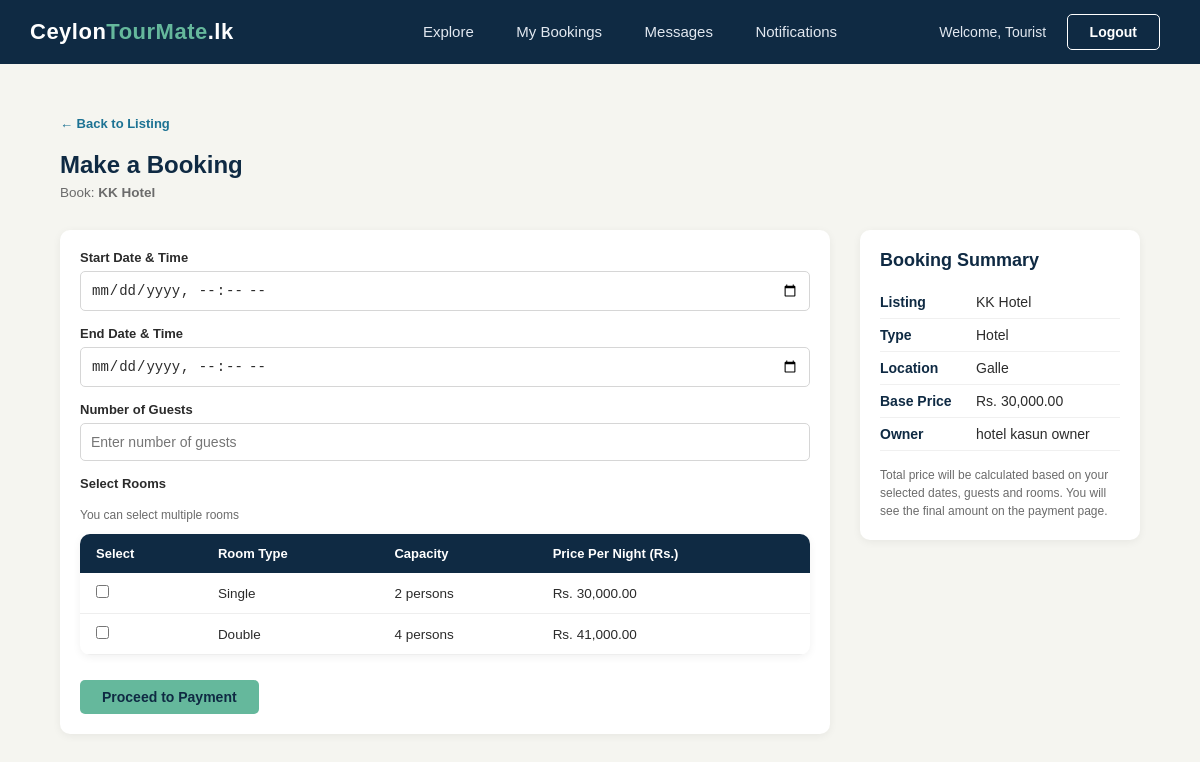
The page /makebooking.php?listing_id=15 (signed in) on the database its author committed.
### tables this page shows
CREATE TABLE `listings` (
  `id` int(11) NOT NULL,
  `user_id` int(11) DEFAULT NULL,
  `title` varchar(255) DEFAULT NULL,
  `description` text DEFAULT NULL,
  `location` varchar(255) DEFAULT NULL,
  `city` varchar(100) DEFAULT NULL,
  `price` decimal(10,2) DEFAULT NULL,
  `status` enum('pending','approved','rejected') DEFAULT 'pending',
  `type` enum('tour_guide','shop','hotel','experience') DEFAULT NULL,
  `created_at` timestamp NOT NULL DEFAULT current_timestamp(),
  `is_deleted` tinyint(1) NOT NULL DEFAULT 0
);

CREATE TABLE `rooms` (
  `id` int(11) NOT NULL,
  `hotel_listing_id` int(11) DEFAULT NULL,
  `description` text DEFAULT NULL,
  `room_type` enum('single','double','suite','family') DEFAULT NULL,
  `price_per_night` decimal(10,2) DEFAULT NULL,
  `capacity` int(11) DEFAULT NULL,
  `is_available` tinyint(4) DEFAULT 1
);

CREATE TABLE `users` (
  `id` int(11) NOT NULL,
  `firstname` varchar(50) DEFAULT NULL,
  `lastname` varchar(50) DEFAULT NULL,
  `username` varchar(50) DEFAULT NULL,
  `email` varchar(100) DEFAULT NULL,
  `password` varchar(255) DEFAULT NULL,
  `phone` varchar(15) DEFAULT NULL,
  `profile_pic` varchar(255) DEFAULT 'default.png',
  `role` enum('tourist','tour_guide','shop_owner','hotel_owner','experience_provider','admin') DEFAULT NULL,
  `is_suspended` tinyint(4) DEFAULT 0,
  `is_approved` tinyint(4) DEFAULT 0,
  `security_question` varchar(255) DEFAULT NULL,
  `security_answer` varchar(255) DEFAULT NULL,
  `created_at` timestamp NOT NULL DEFAULT current_timestamp()
);

### Classes/Room.php (called while the page is built, shortened)
<?php
class Room {
    public static function getRoomsByHotelListing($hotelListingId, $onlyAvailable = false) {
        $conn = DBconnection::getInstance()->getConnection();
        if ($onlyAvailable) {
            $sql = "SELECT * FROM rooms WHERE hotel_listing_id = ? AND is_available = 1
                    ORDER BY room_type ASC";
        } else {
            $sql = "SELECT * FROM rooms WHERE hotel_listing_id = ?
                    ORDER BY room_type ASC";
        }
        $stmt = $conn->prepare($sql);
        $stmt->bind_param("i", $hotelListingId);
        $stmt->execute();
        $result = $stmt->get_result();
        $rooms = [];
        while ($row = $result->fetch_assoc()) {
            $rooms[] = $row;
        }
        return $rooms;
    }
}
?>

### makebooking.php (the view, shortened to what this page needs)
<?php
require_once 'Classes/Room.php';
$listingId = $_GET['listing_id'];
$conn      = DBconnection::getInstance()->getConnection();
$sql  = "SELECT l.*, u.firstname, u.lastname
          FROM listings l
          JOIN users u ON l.user_id = u.id
          WHERE l.id = ? AND l.status = 'approved'";
$stmt = $conn->prepare($sql);
$stmt->bind_param("i", $listingId);
$stmt->execute();
$listing = $stmt->get_result()->fetch_assoc();
$rooms = [];
if ($listing['type'] == 'hotel') {
    $hotelSql  = "SELECT hl.id FROM hotel_listings hl WHERE hl.listing_id = ?";
    $hotelStmt = $conn->prepare($hotelSql);
    $hotelStmt->bind_param("i", $listingId);
    $hotelStmt->execute();
    $hotelResult = $hotelStmt->get_result()->fetch_assoc();
    if ($hotelResult) {
        $rooms = Room::getRoomsByHotelListing($hotelResult['id'], true);
    }
}
?>
<!DOCTYPE html>
<html lang="en">
<head>
    <link rel="stylesheet" type="text/css" href="style.css">
</head>
<body>
<div class="navbar">
    <table>
        <tr>
            <td class="logo-cell">
                <a href="index.php"><span class="logo-text">Ceylon<span>TourMate</span>.lk</span></a>
            </td>
            <td class="nav-links-cell">
                <a href="explore.php" class="nav-link">Explore</a>
                <a href="mybookings.php" class="nav-link">My Bookings</a>
                <a href="touristmessages.php" class="nav-link">Messages</a>
                <a href="touristnotifications.php" class="nav-link">Notifications</a>
            </td>
            <td class="nav-buttons-cell">
                <span class="admin-welcome">Welcome, Tourist</span>
                <a href="logout.php"><button class="btn btn-login">Logout</button></a>
            </td>
        </tr>
    </table>
</div>
<div class="admin-section">
    <a href="listingdetail.php?id=<?php echo $listing['id']; ?>" class="back-link">&larr; Back to Listing</a>
    <h2 class="admin-page-title">Make a Booking</h2>
<p class="admin-page-subtitle">Book: <strong><?php echo $listing['title']; ?></strong></p>
    <div class="listing-detail-layout">
        <div class="listing-detail-main">
            <div class="listing-detail-section">
                <form name="makebookingform" method="post" action="makebookingbackend.php" onsubmit="return validateMakeBooking();">
                    <label>Start Date & Time</label>
                    <input type="datetime-local" name="start_datetime" id="start_datetime">
                    <label>End Date & Time</label>
                    <input type="datetime-local" name="end_datetime" id="end_datetime">
                    <label>Number of Guests</label>
                    <input type="number" name="guest_count" id="guest_count" placeholder="Enter number of guests" min="1">
                    <?php if($listing['type'] == 'hotel') { ?>
					<div id="room-selection-div">
						<label>Select Rooms</label>
						<p class="form-note" style="margin-bottom:10px;">You can select multiple rooms</p>
						<table class="admin-table" style="margin-bottom:15px;">
							<tr>
								<th>Select</th>
								<th>Room Type</th>
								<th>Capacity</th>
								<th>Price Per Night (Rs.)</th>
							</tr>
							<?php if(empty($rooms)) { ?>
								<tr>
									<td colspan="4" class="table-empty">No available rooms</td>
								</tr>
							<?php } else { ?>
								<?php foreach($rooms as $room) { ?>
								<tr>
									<td><input type="checkbox" name="room_ids[]" value="<?php echo $room['id']; ?>"></td>
									<td><?php echo ucfirst($room['room_type']); ?></td>
									<td><?php echo $room['capacity']; ?> persons</td>
									<td>Rs. <?php echo number_format($room['price_per_night'], 2); ?></td>
								</tr>
								<?php } ?>
							<?php } ?>
						</table>
					</div>
					<?php } ?>
                    <button type="submit" class="btn btn-primary" style="margin-top:10px;">Proceed to Payment</button>
                </form>
            </div>
        </div>
        <div class="listing-detail-sidebar">
            <div class="sidebar-card">
                <h3 class="admin-subsection-title">Booking Summary</h3>
                <table class="detail-table">
				<tr>
					<td>Listing</td>
					<td><?php echo $listing['title']; ?></td>
				</tr>
				<tr>
					<td>Type</td>
					<td><?php echo ucfirst(str_replace('_', ' ', $listing['type'])); ?></td>
				</tr>
				<tr>
					<td>Location</td>
					<td><?php echo $listing['city']; ?></td>
				</tr>
				<tr>
					<td>Base Price</td>
					<td>Rs. <?php echo number_format($listing['price'], 2); ?></td>
				</tr>
				<tr>
					<td>Owner</td>
					<td><?php echo $listing['firstname'] . ' ' . $listing['lastname']; ?></td>
				</tr>
			</table>
                <p class="form-note" style="margin-top:15px;">
                    Total price will be calculated based on your selected dates, guests and rooms. You will see the final amount on the payment page.
                </p>
            </div>
        </div>
    </div>
</div>
</body>
</html>

### style.css (style rules this page uses)
* { margin: 0; padding: 0; box-sizing: border-box; }
body { font-family: Arial, Helvetica, sans-serif; background-color: #f5f5f0; color: #2b2b2b; }
a { text-decoration: none; color: inherit; }
.navbar { background-color: #0f2a43; width: 100%; }
.navbar table { width: 100%; border-collapse: collapse; }
.navbar td { padding: 14px 30px; vertical-align: middle; }
.logo-cell { width: 30%; }
.logo-text { color: #ffffff; font-size: 22px; font-weight: bold; letter-spacing: 0.5px; }
.logo-text span { color: #65b89c; }
.nav-links-cell { width: 45%; text-align: center; }
.nav-links-cell a { color: #e2e8f0; font-size: 15px; margin: 0 15px; padding: 6px 4px; }
.nav-buttons-cell { width: 30%; text-align: right; }
.btn { display: inline-block; padding: 9px 22px; border-radius: 5px; font-size: 14px; font-weight: bold; cursor: pointer; border: none; }
.btn-login { background-color: transparent; color: #ffffff; border: 1px solid #ffffff; margin-right: 10px; }
.btn-primary { background-color: #65b89c; color: #0f2a43; margin-right: 12px; }
.admin-welcome { color: #e2e8f0; font-size: 14px; margin-right: 16px; }
.admin-section { padding: 50px 60px; max-width: 1300px; margin: 0 auto; }
.admin-page-title { font-size: 24px; color: #0f2a43; margin-bottom: 6px; }
.admin-page-subtitle { font-size: 13.5px; color: #6b6b6b; margin-bottom: 30px; }
.back-link { display: inline-block; font-size: 13px; color: #1c7293; font-weight: bold; margin-bottom: 20px; }
.admin-subsection-title { font-size: 18px; color: #0f2a43; margin-bottom: 15px; }
.form-note { font-size: 12px; color: #6b6b6b; margin-top: 15px; line-height: 1.5; }
.admin-table { width: 100%; border-collapse: collapse; background-color: #ffffff; border-radius: 10px; overflow: hidden; box-shadow: 0 2px 8px rgba(0, 0, 0, 0.06); }
.admin-table th { background-color: #0f2a43; color: #ffffff; text-align: left; padding: 12px 16px; font-size: 13px; }
.admin-table td { padding: 12px 16px; font-size: 13.5px; border-bottom: 1px solid #eee; color: #2b2b2b; }
.listing-detail-layout { display: flex; gap: 30px; align-items: flex-start; }
.listing-detail-main { flex: 1; }
.listing-detail-sidebar { width: 280px; min-width: 280px; }
.listing-detail-section { background-color: #ffffff; border-radius: 10px; padding: 20px; box-shadow: 0 2px 8px rgba(0,0,0,0.06); margin-bottom: 20px; }
.detail-table { width: 100%; border-collapse: collapse; font-size: 14px; }
.detail-table td { padding: 8px 0; border-bottom: 1px solid #f0f0f0; color: #2b2b2b; }
.detail-table td:first-child { font-weight: bold; color: #0f2a43; width: 40%; }
.sidebar-card { background-color: #ffffff; border-radius: 10px; padding: 20px; box-shadow: 0 2px 8px rgba(0,0,0,0.06); }
.listing-detail-section input[type="datetime-local"], .listing-detail-section input[type="date"], .listing-detail-section input[type="time"], .listing-detail-section input[type="number"], .listing-detail-section input[type="text"], .listing-detail-section input[type="email"], .listing-detail-section input[type="password"], .listing-detail-section input[type="file"], .listing-detail-section textarea, .listing-detail-section select { width: 100%; padding: 10px; border: 1px solid #d6d6d6; border-radius: 5px; font-size: 14px; margin-bottom: 15px; box-sizing: border-box; background-color: #ffffff; color: #2b2b2b; }
.listing-detail-section label { display: block; font-size: 13px; font-weight: bold; color: #2b2b2b; margin-bottom: 6px; }

### rows shown on the page
listings: title "KK Hotel", type "Hotel", city "Galle", price "30,000.00", user.firstname "hotel kasun", user.lastname "owner"
rooms: room_type "Single", capacity "2", price_per_night "30,000.00"
rooms: room_type "Double", capacity "4", price_per_night "41,000.00"
